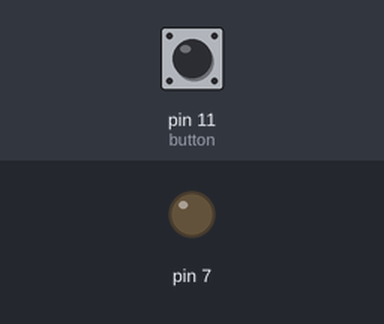
A program run on a simulated Raspberry Pi (header pin numbers). Shown: output pins drawn as LEDs (lit = HIGH). The inputs (shaded band) are chosen by the test bench; at power-on: pin 11 (button) LOW. What the program prints to the terminal is not drawn.

Above: at 1.2 s.
1.3 s: pin 11 (button) pulled HIGH for 0.15 s
At 1.37 s:
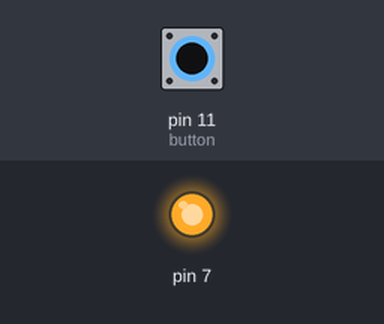
2.9 s: pin 11 (button) pulled HIGH for 3.2 s
At 6.5 s:
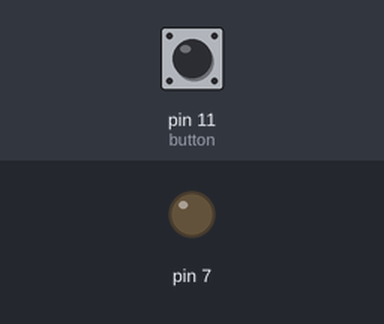
Timing chart, 0 to 8.0 s (numbered marks = the images above; inputs shaded):
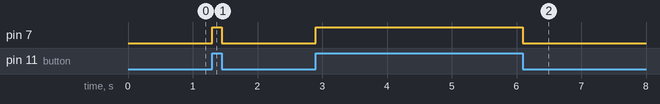

The program:

practica3.py
```python
import RPi.GPIO as gpio
from time import sleep

gpio.setmode(gpio.BOARD)

gpio.setup(11,gpio.IN)
gpio.setup(7,gpio.OUT)

while True:
    button=gpio.input(11)
    print(button)
    if(button==1):
        gpio.output(7,True)
    else:
        gpio.output(7,False)
```

Measured:
- after the input at 1.3 s, pin 7: LOW → HIGH at once, → LOW 0.15 s later
- after the input at 2.9 s, pin 7: LOW → HIGH at once, → LOW 3.2 s later
